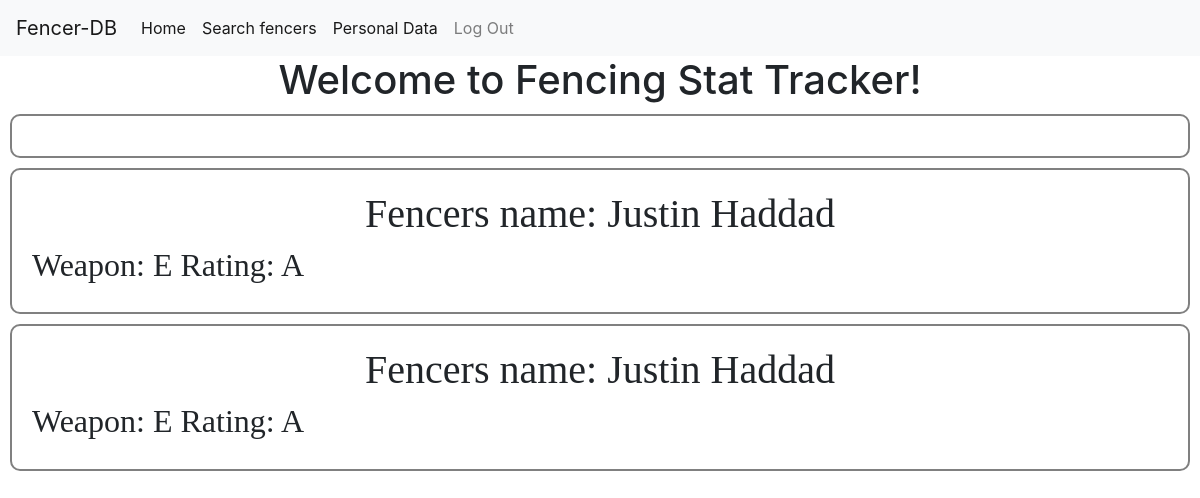
/fencers, run on an earlier commit of the app's database.
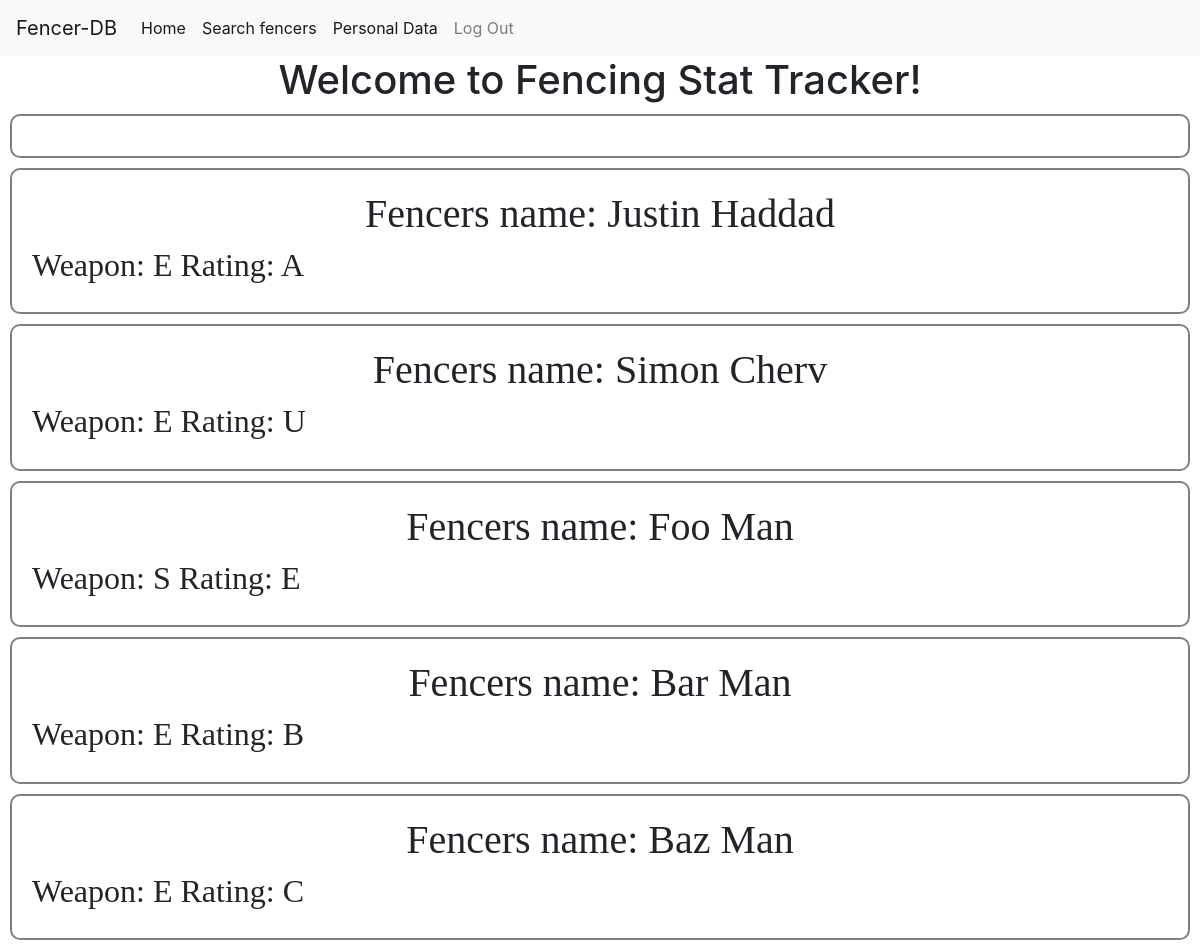
And on a later commit of the database.
### UI/models.py (models this page shows)
class Fencer(models.Model):
    first_name = models.CharField(max_length=30)
    last_name = models.CharField(max_length=30)
    WEAPONS = (
        ('E', 'Epee'),
        ('S', 'Sabre'),
        ('F', 'Foil')
    )
    weapon = models.CharField(max_length=1, choices=WEAPONS)
    rating = models.CharField(max_length=1, blank=True)

### UI/views.py (the view)
# urls.py: path("fencers", views.fencers, name="fencers"),
def fencers(request):
    try:
        fencers = Fencer.objects.all()
    except Fencer.DoesNotExist:
        return JsonResponse({"error": "Fencer not found."}, status=404)
    if request.method == "GET":
        return render(request, "UI/fencer.html", {
            'fencers': fencers
        })
    else:
        return JsonResponse({
            "error": "GET request required."
        }, status=400)

### FST_UI/UI/templates/UI/fencer.html
{% extends "UI/dashboard.html" %}
{% load static %}
{% block body %}
<ul class="fencer"></ul>
    {% for fencer in fencers %}
    <div class="fencer">
        <h1> Fencers name: {{ fencer.first_name }} {{ fencer.last_name }} </h1>
        <h2> Weapon: {{ fencer.weapon }} Rating: {{fencer.rating }} </h2>
    </div>
    {% endfor %}
{% endblock %}

### FST_UI/UI/templates/UI/dashboard.html (shortened to what this page needs)
{% load static %}
<html lang="en">
<head>
    <link rel="stylesheet" href="https://maxcdn.bootstrapcdn.com/bootstrap/4.0.0/css/bootstrap.min.css">
  <link rel="stylesheet" type='text/css' href="{% static 'UI/styles.css' %}">
</head>
<body>
    <nav class="navbar navbar-expand-lg navbar-light bg-light">
      <a class="navbar-brand" href="{% url 'index' %}">Fencer-DB</a>
        <ul class="navbar-nav mr-auto mt-2 mt-lg-0">
          <li class="nav-item active">
            <a class="nav-link" href="{% url 'index' %}">Home <span class="sr-only">(current)</span></a>
          </li>
          <li class="nav-item active">
            <a class="nav-link" href="{% url 'fencers' %}">Search fencers</a>
          </li>
          <li class="nav-item active">
            <a class="nav-link" href="#">Personal Data</a>
          </li>
            <li class="nav-item ">
            <a class="nav-link " href="{% url 'logout' %}">Log Out</a>
          </li>
        </ul>
    </nav>
    <h1> Welcome to Fencing Stat Tracker! </h1>
    {% block body %}
   {% endblock %}
</body>
</html>

### UI/static/UI/styles.css (style rules this page uses)
.fencer { background-color: white; animation-name: color; border-radius: 10px; margin: 10px; border: 2px solid #73AD21; padding: 20px; border-color: grey; font-family: 'Times New Roman'; }
h1 { text-align: center; }

What changed in the data, as far as the page shows it:
removed Fencer: first_name "Justin", last_name "Haddad", weapon "E", rating "A"
added Fencer: first_name "Simon", last_name "Cherv", weapon "E", rating "U"
added Fencer: first_name "Foo", last_name "Man", weapon "S", rating "E"
added Fencer: first_name "Bar", last_name "Man", weapon "E", rating "B"
added Fencer: first_name "Baz", last_name "Man", weapon "E", rating "C"
